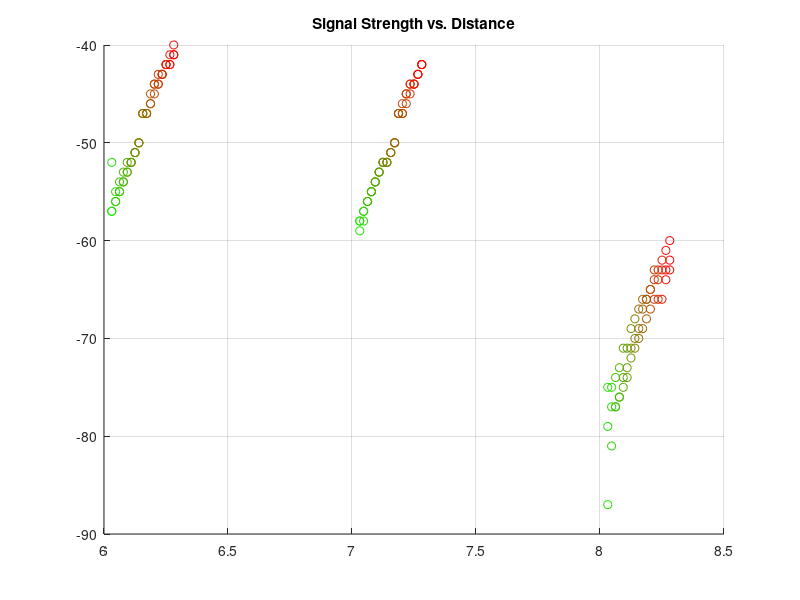

Recreate this plot in MATLAB. (Note: this script raises an error after producing the figure.)
%/*
%  FILE: Better Fence Test Viewer
%  VERSION: 1.0.0
%  TEST DATE:
%  DATE: 8 March 2023
%  PROJECT: Distributed Fence Monitor Capstone
%  AUTHORS: Briellyn Braithwaite
%  DESCRIPTION:
%*/

%% Load Data
clearvars
close all
load('fence_N.mat')

%% Error Corrections?
samples = 3;
%% Plots

figure, hold on
grid on
all_tx = 2:18;
for t=all_tx
    if t == 18
        tx_to_plot = 20;
    else
        tx_to_plot = t;
    end
    
    panels_at_tx = databuf.panel(databuf.tx == tx_to_plot);
    rssi_at_tx = databuf.rssi(databuf.tx == tx_to_plot);
    plot(panels_at_tx+t/64, rssi_at_tx, 'o', 'Color', [t/18 1-t/18 0])
    
end

title('Signal Strength vs. Distance')
subtitle(['Configuration: Ch.1 on SF7BW125, ', num2str(samples), ' Samples'])
xlabel('Distance Between Transceivers (Panels)')
ylabel('RSSI (dB mW)')
xlim([0 25])
xticks(0:1:25)
ylim([-125 -30])
yticks(-120:5:-30)

lgd = legend();
for L = 1:length(all_tx)
    if all_tx(L) == 18
        lgd.String{L} = 'TX\_PA\_BOOST';
    else
        lgd.String{L} = ['TX', num2str(all_tx(L))];
    end
    
end
